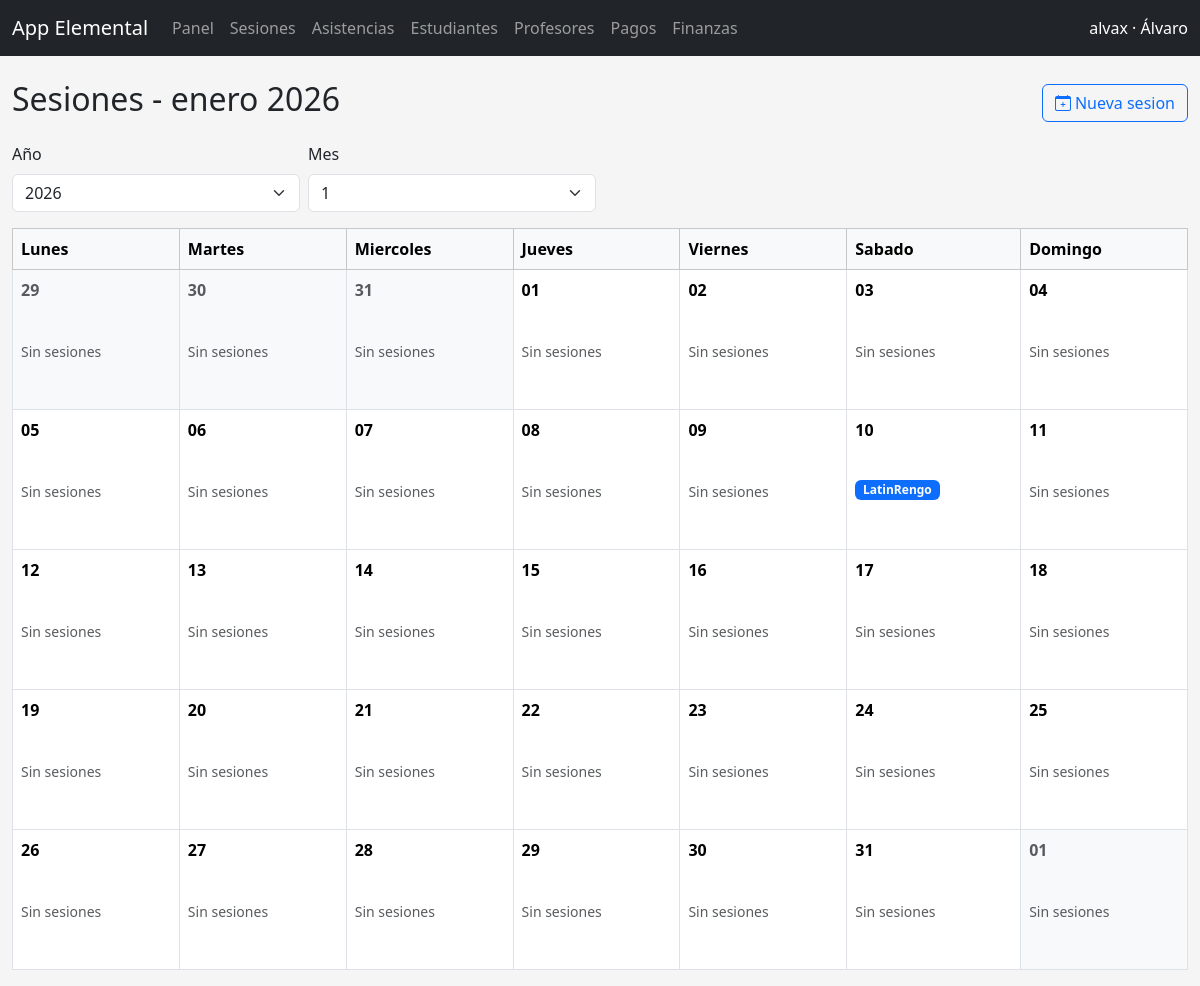
Before: /app/sesiones/ (signed in) with the older database file.
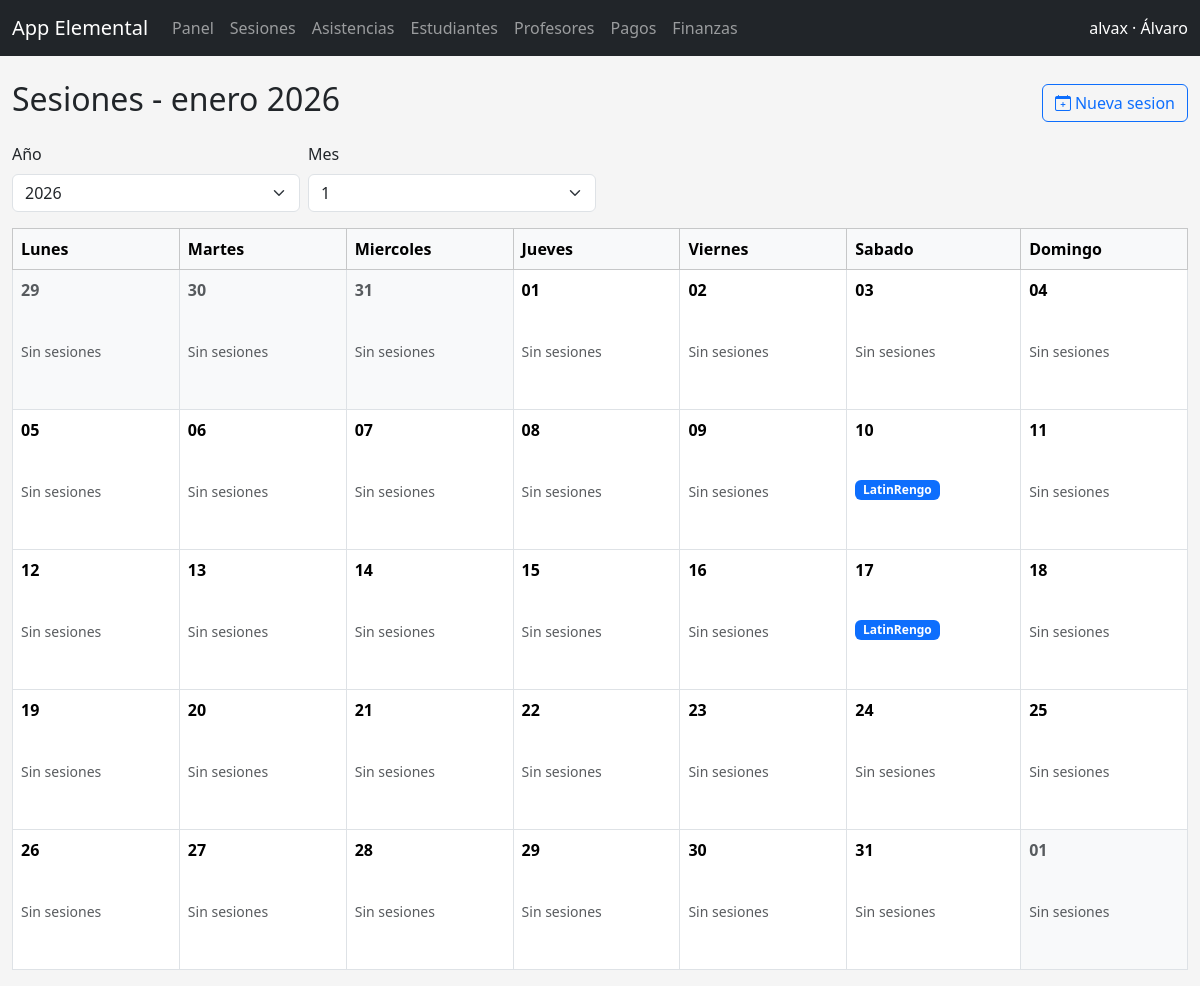
After: the same page with the newer database file.
### academia/models.py (models this page shows, shortened)
class SesionClase(models.Model):
    class Estado(models.TextChoices):
        PROGRAMADA = "programada", "Programada"
        COMPLETADA = "completada", "Completada"
        CANCELADA = "cancelada", "Cancelada"
    disciplina = models.ForeignKey(
        Disciplina,
        on_delete=models.CASCADE,
        related_name="sesiones",
    )
    bloque = models.ForeignKey(
        BloqueHorario,
        on_delete=models.SET_NULL,
        related_name="sesiones",
        null=True,
        blank=True,
    )
    profesores = models.ManyToManyField(
        "cuentas.Persona",
        related_name="sesiones_en_equipo",
        blank=True,
    )
    fecha = models.DateField()
    estado = models.CharField(
        max_length=20,
        choices=Estado.choices,
        default=Estado.PROGRAMADA,
    )
    cupo_maximo = models.PositiveIntegerField(null=True, blank=True)
    notas = models.TextField(blank=True)
    creada_en = models.DateTimeField(auto_now_add=True)
    class Meta:
        verbose_name = "Sesion de clase"
        verbose_name_plural = "Sesiones de clase"
        ordering = ["-fecha"]
        indexes = [
            models.Index(fields=["fecha", "disciplina"]),
        ]

class Disciplina(models.Model):
    organizacion = models.ForeignKey(
        "organizaciones.Organizacion",
        on_delete=models.CASCADE,
        related_name="disciplinas",
    )
    nombre = models.CharField(max_length=150)
    descripcion = models.TextField(blank=True)
    nivel = models.CharField(max_length=100, blank=True)
    activa = models.BooleanField(default=True)
    creada_en = models.DateTimeField(auto_now_add=True)
    class Meta:
        verbose_name = "Disciplina"
        verbose_name_plural = "Disciplinas"
        unique_together = ("organizacion", "nombre", "nivel")
        ordering = ["nombre"]
    def __str__(self) -> str:
        return self.nombre

### webapp/views.py (the view)
# urls.py: path("sesiones/", views.sesiones_list, name="sesiones_list"),
@role_required(ROLE_ADMIN)
def sesiones_list(request):
    context = _nav_context(request)
    hoy = timezone.localdate()
    year = int(request.GET.get("year", hoy.year))
    month = int(request.GET.get("month", hoy.month))
    cal = calendar.Calendar(firstweekday=calendar.MONDAY)
    semanas_raw = cal.monthdatescalendar(year, month)
    inicio_mes = hoy.replace(day=1)
    inicio_mes = inicio_mes.replace(year=year, month=month, day=1)
    fin_mes = (inicio_mes.replace(day=28) + timedelta(days=4)).replace(day=1) - timedelta(days=1)
    sesiones_qs = (
        SesionClase.objects.select_related("disciplina")
        .prefetch_related("profesores")
        .filter(fecha__gte=inicio_mes, fecha__lte=fin_mes)
        .order_by("fecha")
    )
    sesiones_por_fecha = {}
    for sesion in sesiones_qs:
        sesiones_por_fecha.setdefault(sesion.fecha, []).append(sesion)
    semanas = []
    for semana in semanas_raw:
        dias = []
        for dia in semana:
            dias.append(
                {
                    "fecha": dia,
                    "en_mes": dia.month == month,
                    "sesiones": sesiones_por_fecha.get(dia, []),
                }
            )
        semanas.append(dias)
    context.update(
        {
            "semanas": semanas,
            "mes_actual": inicio_mes,
            "year": year,
            "month": month,
            "years": list(range(hoy.year - 2, hoy.year + 3)),
            "months": list(range(1, 13)),
        }
    )
    return render(request, "webapp/sesiones_list.html", context)

### webapp/utils.py (called while the page is built, shortened)
def usuario_tiene_roles(user, roles: list[str]) -> bool:
    if not roles:
        return True
    if user.is_superuser:
        return True

### webapp/views.py (called while the page is built)
def _nav_context(request):
    persona = getattr(request.user, "persona", None)
    roles = []
    if persona:
        roles = list(persona.roles.filter(activo=True).values_list("rol__codigo", flat=True))
    return {"persona": persona, "roles_usuario": roles}

### webapp/templates/webapp/sesiones_list.html (shortened to what this page needs)
{% extends "webapp/base_app.html" %}
{% block content %}
<div class="mt-4">
  <div class="d-flex justify-content-between align-items-center mb-3">
    <h2>Sesiones - {{ mes_actual|date:"F Y" }}</h2>
    <a class="btn btn-outline-primary" href="{% url 'webapp:sesion_rapida' %}">
      <i class="bi bi-calendar-plus"></i><span class="d-none d-md-inline ms-1">Nueva sesion</span>
    </a>
  </div>
  <form class="row g-2 mb-3" method="get">
    <div class="col-md-3">
      <label class="form-label">Año</label>
      <select name="year" class="form-select" onchange="this.form.submit()">
        {% for y in years %}
          <option value="{{ y }}" {% if y == year %}selected{% endif %}>{{ y }}</option>
        {% endfor %}
      </select>
    </div>
    <div class="col-md-3">
      <label class="form-label">Mes</label>
      <select name="month" class="form-select" onchange="this.form.submit()">
        {% for m in months %}
          <option value="{{ m }}" {% if m == month %}selected{% endif %}>{{ m }}</option>
        {% endfor %}
      </select>
    </div>
  </form>
  <div class="table-responsive">
    <table class="table table-bordered align-middle">
      <thead class="table-light">
        <tr>
          <th>Lunes</th>
          <th>Martes</th>
          <th>Miercoles</th>
          <th>Jueves</th>
          <th>Viernes</th>
          <th>Sabado</th>
          <th>Domingo</th>
        </tr>
      </thead>
      <tbody>
        {% for semana in semanas %}
        <tr style="height: 140px;">
          {% for dia in semana %}
          <td class="position-relative {% if not dia.en_mes %}bg-light text-muted{% endif %}">
            <div class="position-absolute top-0 start-0 m-2 fw-bold fs-6">{{ dia.fecha|date:"d" }}</div>
            <div class="pt-4">
            {% for sesion in dia.sesiones %}
              <div class="mb-2">
                <a class="badge text-bg-primary text-decoration-none" href="{% url 'webapp:sesion_detail' sesion.pk %}">{{ sesion.disciplina }}</a>
              </div>
            {% empty %}
              <div class="text-muted small">Sin sesiones</div>
            {% endfor %}
            </div>
          </td>
          {% endfor %}
        </tr>
        {% endfor %}
      </tbody>
    </table>
  </div>
</div>
{% endblock %}

Changed rows visible on the page:
added SesionClase: disciplina "LatinRengo", shown under "17"
Other visible differences:
list line gone: "Sin sesiones"
